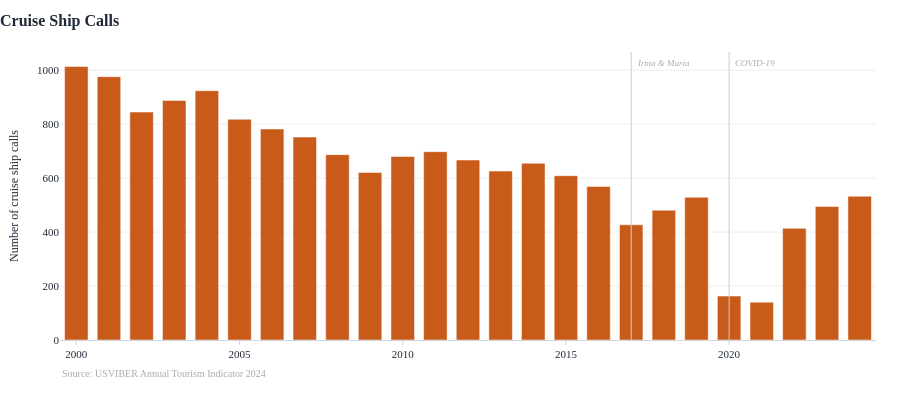

This figure's notebook cell:
### Code cell
fig = bar_chart(
    tour,
    x="year",
    y="cruise_ships",
    title="Cruise Ship Calls",
    y_label="Number of cruise ship calls",
    color=PALETTE["cruise"],
    source="USVIBER Annual Tourism Indicator 2024",
    shock_x=[2017, 2020],
)
fig.show()

### Figure 1 — Plotly figure (JSON) as saved in the notebook; plotly's stock layout.template omitted (floating-point values rounded to 4 significant figures)
{"data": [{"marker": {"color": "#c85a1a"}, "name": "cruise_ships", "type": "bar", "x": [2000, 2001, 2002, 2003, 2004, 2005, 2006, 2007, 2008, 2009, 2010, 2011, 2012, 2013, 2014, 2015, 2016, 2017, 2018, 2019, 2020, 2021, 2022, 2023, 2024], "y": [1014, 976, 845, 888, 924, 818, 782, 752, 687, 621, 680, 698, 667, 626, 655, 609, 569, 427, 481, 529, 163, 140, 414, 495, 533]}], "layout": {"annotations": [{"showarrow": false, "text": "<span style='color:#aaaaaa;font-size:10px'>Source: USVIBER Annual Tourism Indicator 2024</span>", "x": 0, "xanchor": "left", "xref": "paper", "y": -0.09, "yanchor": "top", "yref": "paper"}, {"font": {"color": "#aaaaaa", "size": 9}, "showarrow": false, "text": "<i>Irma & Maria</i>", "x": 2017, "xanchor": "left", "xref": "x", "xshift": 4, "y": 1, "yanchor": "top", "yref": "paper", "yshift": -4}, {"font": {"color": "#aaaaaa", "size": 9}, "showarrow": false, "text": "<i>COVID-19</i>", "x": 2020, "xanchor": "left", "xref": "x", "xshift": 4, "y": 1, "yanchor": "top", "yref": "paper", "yshift": -4}], "bargap": 0.28, "height": 420, "shapes": [{"line": {"color": "#cccccc", "width": 1}, "type": "line", "x0": 2017, "x1": 2017, "xref": "x", "y0": 0, "y1": 1, "yref": "y domain"}, {"line": {"color": "#cccccc", "width": 1}, "type": "line", "x0": 2020, "x1": 2020, "xref": "x", "y0": 0, "y1": 1, "yref": "y domain"}], "title": {"font": {"size": 16}, "text": "<b>Cruise Ship Calls</b>", "x": 0}, "xaxis": {"title": {"text": ""}}, "yaxis": {"title": {"text": "Number of cruise ship calls"}}}}
